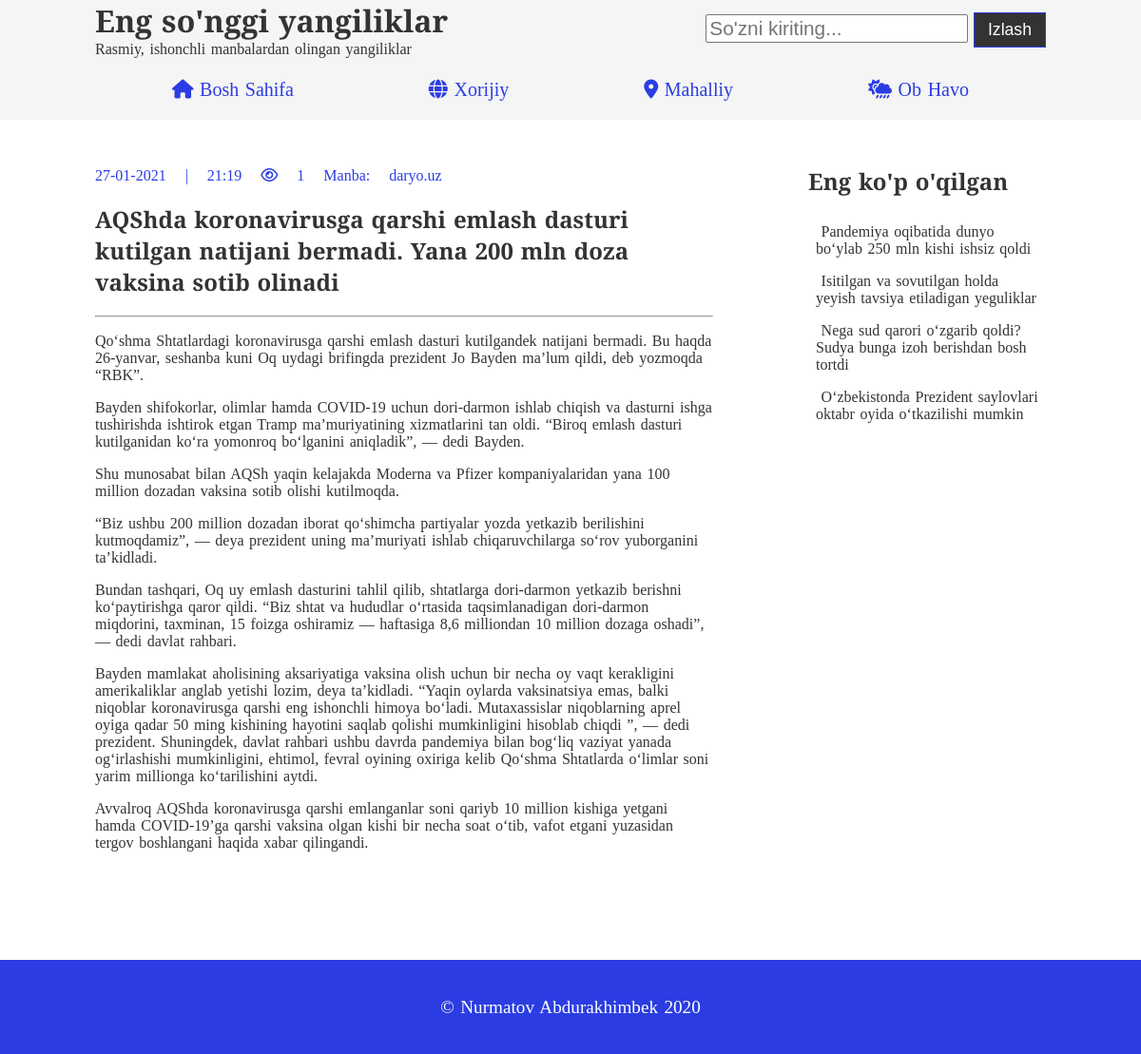
Page /7/ on the committed database.
### xabar/models.py (models this page shows, shortened)
class Xabar(models.Model):
    XABAR_HOLATI = (
        ('qoralama', 'Qoralama'),
        ('chop etilgan', 'Chop etilgan')
    )
    TOIFA =(
        ('ichki', 'mahalliy'),
        ('tashqi', 'xorijiy')
    )
    mavzu = models.CharField(max_length=255)
    matn = models.TextField()
    elon_vaqti = models.DateTimeField(default=timezone.now)
    yaratilgan_vaqti = models.DateTimeField(auto_now_add=True)
    yangilangan_vaqti = models.DateTimeField(auto_now=True)
    link_matn = models.SlugField(unique_for_date='elon_vaqti', max_length=255)
    muallif = models.ForeignKey(User, on_delete=models.CASCADE)
    holati = models.CharField(choices=XABAR_HOLATI, default='qoralama', max_length=255)
    korildi = models.IntegerField(default=0)
    image_url = models.CharField(max_length=255)
    toifa = models.CharField(max_length=255, choices=TOIFA)
    objects = models.Manager()
    elon_qilingan = ElonManager()
    class Meta:
        ordering = ['-yaratilgan_vaqti']
        verbose_name = 'Xabarlar'

### xabar/views.py (the view)
# urls.py: path('<xabar_id>/', views.info, name="info"),
def info(request, xabar_id):
    xabar = Xabar.objects.get(id=xabar_id)
    xabar.korildi = xabar.korildi + 1
    xabar.save()
    context = {'xabar': xabar,}
    return render(request, 'xabar/info.html', context)

### xabar/templatetags/xabar_tags.py (called while the page is built)
@register.simple_tag(name="kop_oqilgan")
def eng_kop_oqilgan():
    oqilgan_list = Xabar.objects.all().order_by('-korildi')[:4]
    return oqilgan_list

### xabar/templates/xabar/info.html (shortened to what this page needs)
{% extends 'asos.html' %}
{% block content %}
<div class="main-box">
    <div class="large-box no-border">
        <p
            class="date">{{xabar.yangilangan_vaqti|date:'d-m-Y | H:i'}}    <i class="far fa-eye"></i> {{xabar.korildi}}    Manba: {{xabar.muallif}}</p>
        <h2>{{xabar.mavzu}}</h2>
        <hr>
        <p>{{xabar.matn|linebreaks}}</p>
    </div>
</div>
{% endblock content %}

### xabar/templates/asos.html (shortened to what this page needs)
{% load static %}
{% load xabar_tags %}
<!DOCTYPE html>
<html lang="en">
<head>
    <link rel="stylesheet" href="{% static 'css/style.css' %}">
</head>
<body>
    <header>
        <nav class="navbar">
            <div class="name-search">
                <div>
                    <h1>Eng so'nggi yangiliklar</h1>
                    <p>Rasmiy, ishonchli manbalardan olingan yangiliklar</p>
                </div>
                <form action="{% url 'xabar:bosh_sahifa' %}">
                    <input type="text" name="soz" placeholder="So'zni kiriting...">
                    <button class="btn" id="izlash" value="izlash">Izlash</button>
                </form>
            </div>
            {% with xorijiy='tashqi' mahalliy='ichki' %}
            <ul>
                <li class="nav-link"><a href="{% url 'xabar:bosh_sahifa' %}"><i class="fas fa-home"></i> Bosh sahifa</a>
                </li>
                <li class="nav-link"><a href="{% url 'xabar:toifa' xorijiy %}"><i class="fas fa-globe"></i> Xorijiy</a>
                </li>
                <li class="nav-link"><a href="{% url 'xabar:toifa' mahalliy %}"><i class="fas fa-map-marker-alt"></i>
                        Mahalliy</a></li>
                <li class="nav-link"><a href="{% url 'xabar:ob-havo' %}"><i class="fas fa-cloud-sun-rain"></i> Ob
                        havo</a></li>
            </ul>
            {% endwith %}
        </nav>
    </header>
    <div class="container">
        <div class="content">
            {% block content %}
            {% endblock content %}
            <div class="aside-boxes">
                <div class="aside box2">
                    <h2>Eng ko'p o'qilgan</h2>
                    <ul class="aside-list">
                        {% kop_oqilgan as xabarlar %}
                        {% for yangilik in xabarlar%}
                        {% if yangilik.id == xabar.id %}
                        {% else %}
                        <li>
                            <a class="offer_links" href="{% url 'xabar:info' yangilik.id %}">{{yangilik.mavzu}}</a>
                        </li>
                        {% endif %}
                        {% empty %}
                        Hozircha yangiliklar yo'q
                        {% endfor %}
                    </ul>
                </div>
            </div>
        </div>
    </div>
    <footer>
        <div class="footer-content">
            <p>&COPY; Nurmatov Abdurakhimbek 2020</p>
        </div>
    </footer>
</body>
</html>

### static/css/style.css (style rules this page uses)
:root { --primary: #ddd; --dark: #333; --light: #fff; }
body { font-family: 'Arvo', serif; background: var(--light); word-spacing: 0.1rem; color:var(--dark); margin: 0; padding: 0; overflow-x: hidden; }
.container { max-width: 1000px; width: 95%; margin: 0 auto; margin-top: 1em; }
header { background:rgb(244, 245, 244); position: sticky; left: 0; top:0; }
.name-search { display:flex; justify-content: space-between; }
.name-search form { margin: 0.8em 0; }
.btn { padding: 0.4em 0.8em; background: var(--dark); color: var(--light); text-decoration: none; border: rgb(43, 61, 226) solid 1px; font-size: 1.1rem; }
.btn { cursor: pointer; }
.navbar { max-width: 1000px; width: 95%; margin: 0 auto; display: flex; flex-direction: column; justify-content: center; position: relative; }
.navbar input[type='text'] { font-size: 1.3rem; }
.navbar h1 { margin-top: 0; margin-bottom:0; font-size: 2rem }
.navbar p { margin-top: 0; margin-bottom: 0; font-size: 1rem; }
.navbar ul { box-sizing: border-box; display: flex; justify-content: space-around; list-style: none; font-size: 1.25rem; margin-bottom: 0.5em; margin-top: 0.5em; padding: 0.5em; box-sizing: border-box; }
.nav-link a { text-decoration: none; color:rgb(43, 61, 226); text-transform: capitalize; }
footer { margin-top: 50px; width: 100%; background-color: rgb(43, 61, 226); text-align: center; }
.footer-content { max-width: 1000px; width: 95%; margin: 0 auto; background-color: rgb(43, 61, 226); color: white; box-sizing: border-box; font-size: 1.2em; padding: 1em; }
.date { color:rgb(43, 61, 226); }
.main-box { width: 65%; }
.aside-boxes { width: 25%; }
.content { display: flex; justify-content: space-between; margin-bottom: 2em; }
.large-box { padding-bottom: 1em; margin-bottom: 2em; border-bottom: gray solid 2px; }
.large-box img+p { word-spacing: 1em; }
.no-border { border:0; }
.aside-list { padding: 0; list-style: none; }
.aside-list li { padding:0.5em; }
.aside-list a { text-decoration: none; color: var(--dark); }

### rows in the picture
Xabar: yangilangan_vaqti|H "27-01-2021 | 21:19", korildi "1", muallif "daryo.uz", mavzu "AQShda koronavirusga qarshi emlash dasturi kutilgan natijani bermadi. Yana 200 mln doza vaksina sotib olinadi", matn "Qo‘shma Shtatlardagi koronavirusga qarshi emlash dasturi kutilgandek natijani bermadi. Bu haqda 26-yanvar, seshanba kuni Oq uydagi brifingda prezident Jo Bayden ma’lum qildi, deb yozmoqda “RBK”. Bayden shifokorlar, olimlar hamda COVID-19 uchun dori-darmon ishlab chiqish va dasturni ishga tushirishda ishtirok etgan Tramp ma’muriyatining xizmatlarini tan oldi. “Biroq emlash dasturi kutilganidan ko‘ra yomonroq bo‘lganini aniqladik”, — dedi Bayden. Shu munosabat bilan AQSh yaqin kelajakda Moderna va Pfizer kompaniyalaridan yana 100 million dozadan vaksina sotib olishi kutilmoqda. “Biz ushbu 200 million dozadan iborat qo‘shimcha partiyalar yozda yetkazib berilishini kutmoqdamiz”, — deya…"
Xabar: mavzu "Pandemiya oqibatida dunyo bo‘ylab 250 mln kishi ishsiz qoldi"
Xabar: mavzu "Isitilgan va sovutilgan holda yeyish tavsiya etiladigan yeguliklar"
Xabar: mavzu "Nega sud qarori o‘zgarib qoldi? Sudya bunga izoh berishdan bosh tortdi"
Xabar: mavzu "O‘zbekistonda Prezident saylovlari oktabr oyida o‘tkazilishi mumkin"
